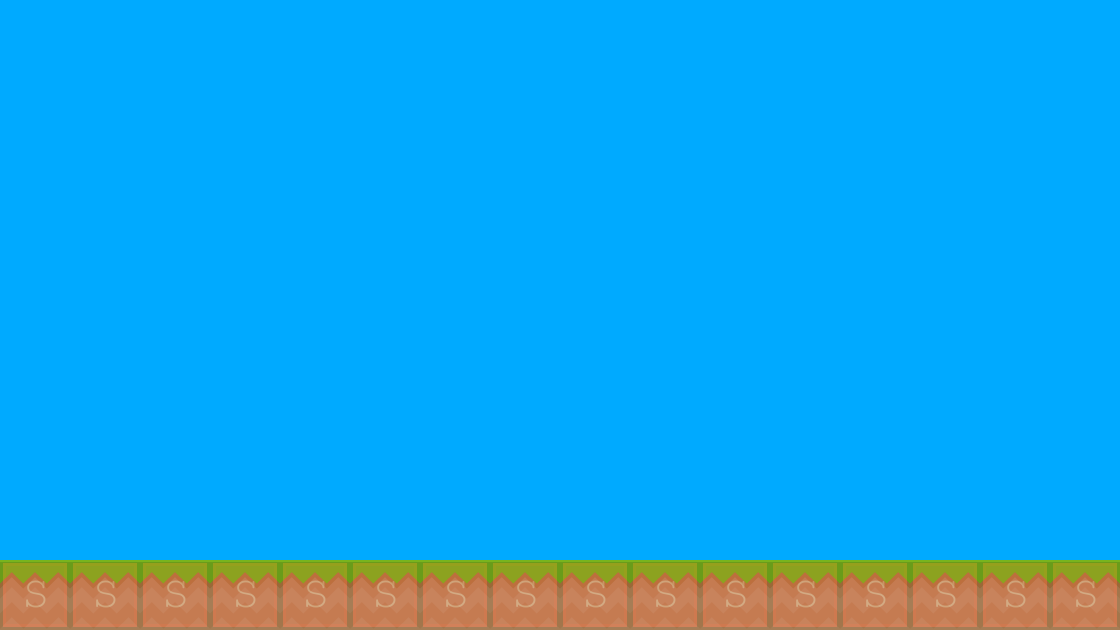

The image is a tile-based game level rendered from a .tmx file. Its description and source (layers, tilesets, objects; grid data summarised) follow:
An orthogonal 16x9 tile map with 70x70 px tiles, 3 tile layers (foreground, background, collision), 2 tilesets and 2 objects (EnemyBase, PlayerBase).

<map version="1.0" orientation="orthogonal" renderorder="right-down" width="16" height="9" tilewidth="70" tileheight="70" backgroundcolor="#00aaff">
 <tileset firstgid="1" name="background-tiles" tilewidth="70" tileheight="70">
  <image source="../img/background-tiles.png" width="910" height="910" />
  <tile id="0">
   <properties>
    <property name="type" value="solid" />
   </properties>
  </tile>
 </tileset>
 <tileset firstgid="170" name="meta-tiles" tilewidth="70" tileheight="70">
  <image source="../img/meta-tiles.png" width="350" height="70" />
  <tile id="4">
   <properties>
    <property name="type" value="solid" />
   </properties>
  </tile>
 </tileset>
 <layer name="foreground" width="16" height="9">
  <data>[144 cells, 0 non-empty, 0 distinct tile ids]</data>
 </layer>
 <layer name="background" width="16" height="9">
  <data>[144 cells, 16 non-empty, 1 distinct tile ids]</data>
 </layer>
 <layer name="collision" width="16" height="9" opacity="0.18">
  <data>[144 cells, 16 non-empty, 1 distinct tile ids]</data>
 </layer>
 <objectgroup name="BaseEntities">
  <object name="EnemyBase" x="980" y="418" width="66" height="140" />
  <object name="PlayerBase" x="70" y="420" width="70" height="136">
   <properties>
    <property name="PlayerBase" value="" />
   </properties>
  </object>
 </objectgroup>
</map>
